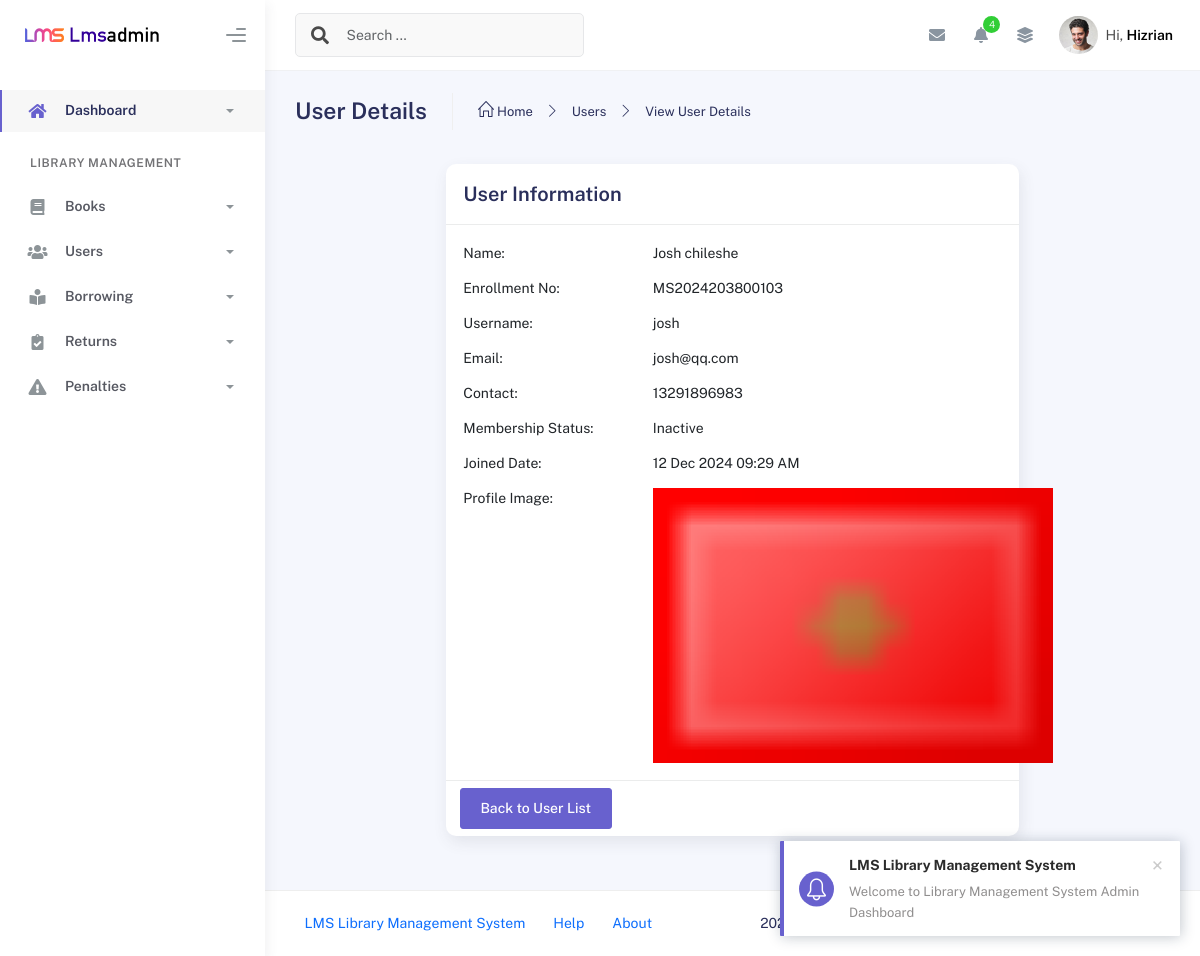
The app's page /view-user.php?id=2 (signed in) with its own data.
### tables this page shows
CREATE TABLE `students_registration` (
  `student_id` int(11) NOT NULL,
  `first_name` varchar(50) NOT NULL,
  `last_name` varchar(50) NOT NULL,
  `enrollment_no` varchar(50) NOT NULL,
  `username` varchar(50) NOT NULL,
  `password` varchar(255) NOT NULL,
  `email` varchar(100) NOT NULL,
  `contact` varchar(15) DEFAULT NULL,
  `student_img` text DEFAULT NULL,
  `approved` enum('active','inactive') DEFAULT 'inactive',
  `created_at` timestamp NOT NULL DEFAULT current_timestamp(),
  `updated_at` timestamp NOT NULL DEFAULT current_timestamp() ON UPDATE current_timestamp()
);

### view-user.php (the view, shortened to what this page needs)
<?php
$servername = "localhost";
$username = "root";
$password = "";
$dbname = "LMS";
$conn = new mysqli($servername, $username, $password, $dbname);
if (isset($_GET['id']) && is_numeric($_GET['id'])) {
    $student_id = mysqli_real_escape_string($conn, $_GET['id']);
    $sql = "SELECT * FROM students_registration WHERE student_id = ?";
    $stmt = $conn->prepare($sql);
    $stmt->bind_param("i", $student_id);
    $stmt->execute();
    $result = $stmt->get_result();
    $user = $result->fetch_assoc();
} else {
    echo "Invalid user ID.";
    exit();
}
?>
<!DOCTYPE html>
<html lang="en">
  <head>
    <link rel="stylesheet" href="assets/css/bootstrap.min.css" />
    <link rel="stylesheet" href="assets/css/plugins.min.css" />
    <link rel="stylesheet" href="assets/css/kaiadmin.min.css" />
    </head>
  <body>
    <div class="wrapper">
      <div class="sidebar" data-background-color="white">
        <div class="sidebar-logo">
          <div class="logo-header" data-background-color="white">
            <a href="index.php" class="logo">
              <img
                src="assets/img/kaiadmin/logo_dark.png"
                alt="navbar brand"
                class="navbar-brand"
                height="20"
              />
            </a>
            <div class="nav-toggle">
              <button class="btn btn-toggle toggle-sidebar">
                <i class="gg-menu-right"></i>
              </button>
            </div>
          </div>
        </div>
        <div class="sidebar-wrapper scrollbar scrollbar-inner">
          <div class="sidebar-content">
            <ul class="nav nav-secondary">
              <li class="nav-item active">
                <a data-bs-toggle="collapse" href="#dashboard" class="collapsed" aria-expanded="false">
                  <i class="fas fa-home"></i>
                  <p>Dashboard</p>
                  <span class="caret"></span>
                </a>
              </li>
              <li class="nav-section">
                <h4 class="text-section">Library Management</h4>
              </li>
              <li class="nav-item">
                <a data-bs-toggle="collapse" href="#books">
                  <i class="fas fa-book"></i>
                  <p>Books</p>
                  <span class="caret"></span>
                </a>
              </li>
              <li class="nav-item">
                <a data-bs-toggle="collapse" href="#users">
                  <i class="fas fa-users"></i>
                  <p>Users</p>
                  <span class="caret"></span>
                </a>
              </li>
              <li class="nav-item">
                <a data-bs-toggle="collapse" href="#borrowing">
                  <i class="fas fa-book-reader"></i>
                  <p>Borrowing</p>
                  <span class="caret"></span>
                </a>
              </li>
              <li class="nav-item">
                <a data-bs-toggle="collapse" href="#returns">
                  <i class="fas fa-clipboard-check"></i>
                  <p>Returns</p>
                  <span class="caret"></span>
                </a>
              </li>
              <li class="nav-item">
                <a data-bs-toggle="collapse" href="#penalties">
                  <i class="fas fa-exclamation-triangle"></i>
                  <p>Penalties</p>
                  <span class="caret"></span>
                </a>
              </li>
            </ul>
          </div>
        </div>
      </div>
      <div class="main-panel">
        <div class="main-header">
          <nav
            class="navbar navbar-header navbar-header-transparent navbar-expand-lg border-bottom"
          >
            <div class="container-fluid">
              <nav
                class="navbar navbar-header-left navbar-expand-lg navbar-form nav-search p-0 d-none d-lg-flex"
              >
                <div class="input-group">
                  <div class="input-group-prepend">
                    <button type="submit" class="btn btn-search pe-1">
                      <i class="fa fa-search search-icon"></i>
                    </button>
                  </div>
                  <input
                    type="text"
                    placeholder="Search ..."
                    class="form-control"
                  />
                </div>
              </nav>
              <ul class="navbar-nav topbar-nav ms-md-auto align-items-center">
                <li class="nav-item topbar-icon dropdown hidden-caret">
                  <a
                    class="nav-link dropdown-toggle"
                    href="#"
                    id="messageDropdown"
                    role="button"
                    data-bs-toggle="dropdown"
                    aria-haspopup="true"
                    aria-expanded="false"
                  >
                    <i class="fa fa-envelope"></i>
                  </a>
                </li>
                <li class="nav-item topbar-icon dropdown hidden-caret">
                  <a
                    class="nav-link dropdown-toggle"
                    href="#"
                    id="notifDropdown"
                    role="button"
                    data-bs-toggle="dropdown"
                    aria-haspopup="true"
                    aria-expanded="false"
                  >
                    <i class="fa fa-bell"></i>
                    <span class="notification">4</span>
                  </a>
                </li>
                <li class="nav-item topbar-icon dropdown hidden-caret">
                  <a
                    class="nav-link"
                    data-bs-toggle="dropdown"
                    href="#"
                    aria-expanded="false"
                  >
                    <i class="fas fa-layer-group"></i>
                  </a>
                </li>
                <li class="nav-item topbar-user dropdown hidden-caret">
                  <a
                    class="dropdown-toggle profile-pic"
                    data-bs-toggle="dropdown"
                    href="#"
                    aria-expanded="false"
                  >
                    <div class="avatar-sm">
                      <img
                        src="assets/img/profile.jpg"
                        alt="..."
                        class="avatar-img rounded-circle"
                      />
                    </div>
                    <span class="profile-username">
                      <span class="op-7">Hi,</span>
                      <span class="fw-bold">Hizrian</span>
                    </span>
                  </a>
                </li>
              </ul>
            </div>
          </nav>
        </div>
        <div class="container">
    <div class="page-inner">
        <div class="page-header">
            <h3 class="fw-bold mb-3">User Details</h3>
            <ul class="breadcrumbs mb-3">
                <li class="nav-home">
                    <a href="index.php" class="nav-link">
                        <i class="icon-home"></i> Home
                    </a>
                </li>
                <li class="separator">
                    <i class="icon-arrow-right"></i>
                </li>
                <li class="nav-item">
                    <a href="#" class="nav-link">Users</a>
                </li>
                <li class="separator">
                    <i class="icon-arrow-right"></i>
                </li>
                <li class="nav-item active">
                    <a href="view-students.php" class="nav-link">View User Details</a>
                </li>
            </ul>
        </div>
        <div class="row">
            <div class="col-md-8 offset-md-2">
                <div class="card user-card">
                    <div class="card-header">
                        <div class="card-title">User Information</div>
                    </div>
                    <div class="card-body">
                        <?php if ($user): ?>
                            <div class="row mb-3">
                                <div class="col-md-4 detail-label">Name:</div>
                                <div class="col-md-8"><?php echo htmlspecialchars($user['first_name'] . ' ' . $user['last_name']); ?></div>
                            </div>
                            <div class="row mb-3">
                                <div class="col-md-4 detail-label">Enrollment No:</div>
                                <div class="col-md-8"><?php echo htmlspecialchars($user['enrollment_no']); ?></div>
                            </div>
                             <div class="row mb-3">
                                <div class="col-md-4 detail-label">Username:</div>
                                <div class="col-md-8"><?php echo htmlspecialchars($user['username']); ?></div>
                            </div>
                            <div class="row mb-3">
                                <div class="col-md-4 detail-label">Email:</div>
                                <div class="col-md-8"><?php echo htmlspecialchars($user['email']); ?></div>
                            </div>
                            <div class="row mb-3">
                                <div class="col-md-4 detail-label">Contact:</div>
                                <div class="col-md-8"><?php echo htmlspecialchars($user['contact'] ? $user['contact'] : 'N/A'); ?></div>
                            </div>
                            <div class="row mb-3">
                                <div class="col-md-4 detail-label">Membership Status:</div>
                                <div class="col-md-8"><?php echo htmlspecialchars(ucfirst($user['approved'])); ?></div>
                            </div>
                            <div class="row mb-3">
                                <div class="col-md-4 detail-label">Joined Date:</div>
                                <div class="col-md-8"><?php echo htmlspecialchars(date('d M Y h:i A', strtotime($user['created_at']))); ?></div>
                            </div>
                             <div class="row">
                                <div class="col-md-4 detail-label">Profile Image:</div>
                                <div class="col-md-8">
                                     <?php if ($user['student_img']): ?>
                                        <img src="<?php echo htmlspecialchars($user['student_img']); ?>" alt="Student Image" class="student-img-preview" style="width: 400px; height: auto;">
                                    <?php else: ?>
                                        <p>No profile image available.</p>
                                    <?php endif; ?>
                                </div>
                            </div>
                            <?php else: ?>
                            <p>Error fetching user data.</p>
                        <?php endif; ?>
                    </div>
                    <div class="card-footer text-right">
                        <a href="view-students.php" class="btn btn-secondary">Back to User List</a>
                    </div>
                </div>
            </div>
        </div>
    </div>
</div>
        <footer class="footer">
          <div class="container-fluid d-flex justify-content-between">
            <nav class="pull-left">
              <ul class="nav">
                <li class="nav-item">
                  <a class="nav-link" href="###">
                    LMS Library Management System
                  </a>
                </li>
                <li class="nav-item">
                  <a class="nav-link" href="#"> Help </a>
                </li>
                <li class="nav-item">
                  <a class="nav-link" href="#"> About </a>
                </li>
              </ul>
            </nav>
            <div class="copyright">
              2024, made with <i class="fa fa-heart heart text-danger"></i> by
              <a href="#">Marvin</a>
            </div>
            <div>
              <a target="_blank" href="#">LMS</a>.
            </div>
          </div>
        </footer>
      </div>
    </div>
  </body>
</html>

### records on screen
students_registration: first_name+last_name "Josh chileshe", enrollment_no "MS2024203800103", username "josh", email "josh@qq.com", contact "13291896983", approved "Inactive", created_at "12 Dec 2024 09:29 AM", student_img (picture)
